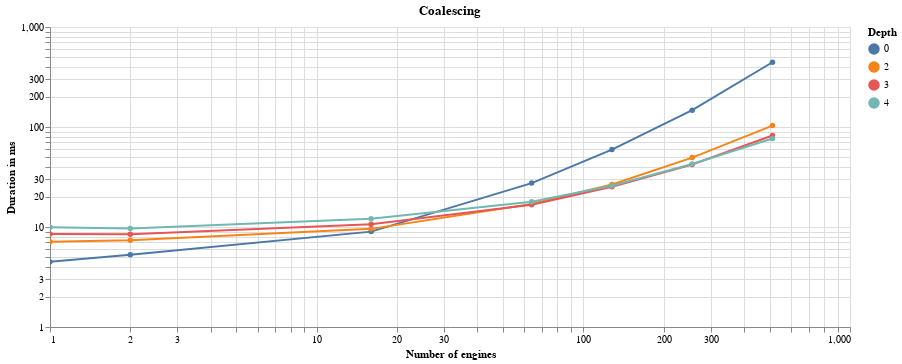
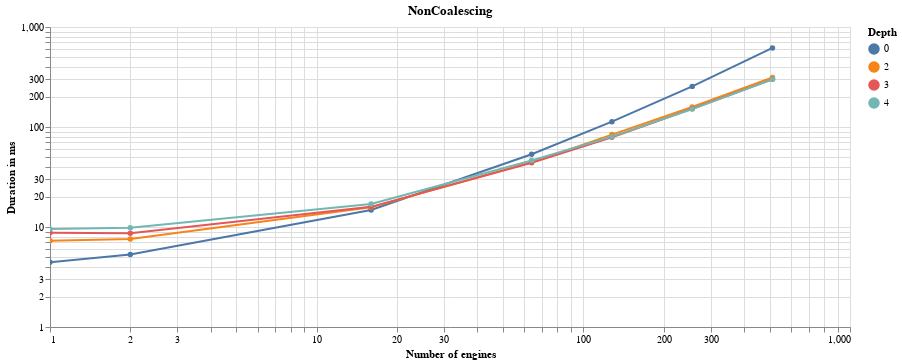

Notebook code cell kept with these figures, in order:
### Code cell
for scheduler_name in data['Scheduler name'].unique():
    scheduler_data = data[data['Scheduler name'] == scheduler_name]
    alt.Chart(scheduler_data).mark_line(point=True).encode(
        alt.X(
            'Number of engines',
            scale=alt.Scale(type='log')
        ),
        alt.Y(
            'Duration in ms',
            scale=alt.Scale(type='log')

        ),
        color='Depth:N',
        tooltip='Duration in ms',
    
    ).properties(title=scheduler_name, width=800).interactive().display(renderer='svg')

### Figure 1 — Vega-Lite specification as saved in the notebook (floating-point values rounded to 4 significant figures)
{"config": {"view": {"continuousWidth": 400, "continuousHeight": 300}}, "data": {"name": "data-f8eb624292ac763abe4529016cc60e9a"}, "mark": {"type": "line", "point": true}, "encoding": {"color": {"type": "nominal", "field": "Depth"}, "tooltip": {"type": "quantitative", "field": "Duration in ms"}, "x": {"type": "quantitative", "field": "Number of engines", "scale": {"type": "log"}}, "y": {"type": "quantitative", "field": "Duration in ms", "scale": {"type": "log"}}}, "selection": {"selector001": {"type": "interval", "bind": "scales", "encodings": ["x", "y"]}}, "title": "Coalescing", "width": 800, "$schema": "https://vega.github.io/schema/vega-lite/v4.8.1.json", "datasets": {"data-f8eb624292ac763abe4529016cc60e9a": [{"Duration in ms": 4.48, "Number of engines": 1, "Is coalescing": true, "Depth": 0, "Scheduler name": "Coalescing"}, {"Duration in ms": 7.12, "Number of engines": 1, "Is coalescing": true, "Depth": 2, "Scheduler name": "Coalescing"}, {"Duration in ms": 8.51, "Number of engines": 1, "Is coalescing": true, "Depth": 3, "Scheduler name": "Coalescing"}, {"Duration in ms": 9.97, "Number of engines": 1, "Is coalescing": true, "Depth": 4, "Scheduler name": "Coalescing"}, {"Duration in ms": 5.27, "Number of engines": 2, "Is coalescing": true, "Depth": 0, "Scheduler name": "Coalescing"}, {"Duration in ms": 7.37, "Number of engines": 2, "Is coalescing": true, "Depth": 2, "Scheduler name": "Coalescing"}, {"Duration in ms": 8.46, "Number of engines": 2, "Is coalescing": true, "Depth": 3, "Scheduler name": "Coalescing"}, {"Duration in ms": 9.67, "Number of engines": 2, "Is coalescing": true, "Depth": 4, "Scheduler name": "Coalescing"}, {"Duration in ms": 8.99, "Number of engines": 16, "Is coalescing": true, "Depth": 0, "Scheduler name": "Coalescing"}, {"Duration in ms": 9.58, "Number of engines": 16, "Is coalescing": true, "Depth": 2, "Scheduler name": "Coalescing"}, {"Duration in ms": 10.68, "Number of engines": 16, "Is coalescing": true, "Depth": 3, "Scheduler name": "Coalescing"}, {"Duration in ms": 12.07, "Number of engines": 16, "Is coalescing": true, "Depth": 4, "Scheduler name": "Coalescing"}, {"Duration in ms": 27.49, "Number of engines": 64, "Is coalescing": true, "Depth": 0, "Scheduler name": "Coalescing"}, {"Duration in ms": 17.01, "Number of engines": 64, "Is coalescing": true, "Depth": 2, "Scheduler name": "Coalescing"}, {"Duration in ms": 16.7, "Number of engines": 64, "Is coalescing": true, "Depth": 3, "Scheduler name": "Coalescing"}, {"Duration in ms": 17.92, "Number of engines": 64, "Is coalescing": true, "Depth": 4, "Scheduler name": "Coalescing"}, {"Duration in ms": 59.5, "Number of engines": 128, "Is coalescing": true, "Depth": 0, "Scheduler name": "Coalescing"}, {"Duration in ms": 26.6, "Number of engines": 128, "Is coalescing": true, "Depth": 2, "Scheduler name": "Coalescing"}, {"Duration in ms": 25.24, "Number of engines": 128, "Is coalescing": true, "Depth": 3, "Scheduler name": "Coalescing"}, {"Duration in ms": 25.81, "Number of engines": 128, "Is coalescing": true, "Depth": 4, "Scheduler name": "Coalescing"}, {"Duration in ms": 147.4, "Number of engines": 256, "Is coalescing": true, "Depth": 0, "Scheduler name": "Coalescing"}, {"Duration in ms": 49.45, "Number of engines": 256, "Is coalescing": true, "Depth": 2, "Scheduler name": "Coalescing"}, {"Duration in ms": 42.14, "Number of engines": 256, "Is coalescing": true, "Depth": 3, "Scheduler name": "Coalescing"}, {"Duration in ms": 42.65, "Number of engines": 256, "Is coalescing": true, "Depth": 4, "Scheduler name": "Coalescing"}, {"Duration in ms": 444.0, "Number of engines": 512, "Is coalescing": true, "Depth": 0, "Scheduler name": "Coalescing"}, {"Duration in ms": 103.3, "Number of engines": 512, "Is coalescing": true, "Depth": 2, "Scheduler name": "Coalescing"}, {"Duration in ms": 82.23, "Number of engines": 512, "Is coalescing": true, "Depth": 3, "Scheduler name": "Coalescing"}, {"Duration in ms": 76.6, "Number of engines": 512, "Is coalescing": true, "Depth": 4, "Scheduler name": "Coalescing"}]}}

### Figure 2 — Vega-Lite specification as saved in the notebook (floating-point values rounded to 4 significant figures)
{"config": {"view": {"continuousWidth": 400, "continuousHeight": 300}}, "data": {"name": "data-59c759ab1b3921b497271758e0738828"}, "mark": {"type": "line", "point": true}, "encoding": {"color": {"type": "nominal", "field": "Depth"}, "tooltip": {"type": "quantitative", "field": "Duration in ms"}, "x": {"type": "quantitative", "field": "Number of engines", "scale": {"type": "log"}}, "y": {"type": "quantitative", "field": "Duration in ms", "scale": {"type": "log"}}}, "selection": {"selector002": {"type": "interval", "bind": "scales", "encodings": ["x", "y"]}}, "title": "NonCoalescing", "width": 800, "$schema": "https://vega.github.io/schema/vega-lite/v4.8.1.json", "datasets": {"data-59c759ab1b3921b497271758e0738828": [{"Duration in ms": 4.44, "Number of engines": 1, "Is coalescing": false, "Depth": 0, "Scheduler name": "NonCoalescing"}, {"Duration in ms": 7.3, "Number of engines": 1, "Is coalescing": false, "Depth": 2, "Scheduler name": "NonCoalescing"}, {"Duration in ms": 8.78, "Number of engines": 1, "Is coalescing": false, "Depth": 3, "Scheduler name": "NonCoalescing"}, {"Duration in ms": 9.56, "Number of engines": 1, "Is coalescing": false, "Depth": 4, "Scheduler name": "NonCoalescing"}, {"Duration in ms": 5.31, "Number of engines": 2, "Is coalescing": false, "Depth": 0, "Scheduler name": "NonCoalescing"}, {"Duration in ms": 7.6, "Number of engines": 2, "Is coalescing": false, "Depth": 2, "Scheduler name": "NonCoalescing"}, {"Duration in ms": 8.66, "Number of engines": 2, "Is coalescing": false, "Depth": 3, "Scheduler name": "NonCoalescing"}, {"Duration in ms": 9.84, "Number of engines": 2, "Is coalescing": false, "Depth": 4, "Scheduler name": "NonCoalescing"}, {"Duration in ms": 14.81, "Number of engines": 16, "Is coalescing": false, "Depth": 0, "Scheduler name": "NonCoalescing"}, {"Duration in ms": 15.78, "Number of engines": 16, "Is coalescing": false, "Depth": 2, "Scheduler name": "NonCoalescing"}, {"Duration in ms": 15.9, "Number of engines": 16, "Is coalescing": false, "Depth": 3, "Scheduler name": "NonCoalescing"}, {"Duration in ms": 16.98, "Number of engines": 16, "Is coalescing": false, "Depth": 4, "Scheduler name": "NonCoalescing"}, {"Duration in ms": 53.38, "Number of engines": 64, "Is coalescing": false, "Depth": 0, "Scheduler name": "NonCoalescing"}, {"Duration in ms": 44.34, "Number of engines": 64, "Is coalescing": false, "Depth": 2, "Scheduler name": "NonCoalescing"}, {"Duration in ms": 43.92, "Number of engines": 64, "Is coalescing": false, "Depth": 3, "Scheduler name": "NonCoalescing"}, {"Duration in ms": 46.18, "Number of engines": 64, "Is coalescing": false, "Depth": 4, "Scheduler name": "NonCoalescing"}, {"Duration in ms": 113.1, "Number of engines": 128, "Is coalescing": false, "Depth": 0, "Scheduler name": "NonCoalescing"}, {"Duration in ms": 84.0, "Number of engines": 128, "Is coalescing": false, "Depth": 2, "Scheduler name": "NonCoalescing"}, {"Duration in ms": 78.83, "Number of engines": 128, "Is coalescing": false, "Depth": 3, "Scheduler name": "NonCoalescing"}, {"Duration in ms": 80.12, "Number of engines": 128, "Is coalescing": false, "Depth": 4, "Scheduler name": "NonCoalescing"}, {"Duration in ms": 254.8, "Number of engines": 256, "Is coalescing": false, "Depth": 0, "Scheduler name": "NonCoalescing"}, {"Duration in ms": 158.4, "Number of engines": 256, "Is coalescing": false, "Depth": 2, "Scheduler name": "NonCoalescing"}, {"Duration in ms": 152.2, "Number of engines": 256, "Is coalescing": false, "Depth": 3, "Scheduler name": "NonCoalescing"}, {"Duration in ms": 151.5, "Number of engines": 256, "Is coalescing": false, "Depth": 4, "Scheduler name": "NonCoalescing"}, {"Duration in ms": 617.5, "Number of engines": 512, "Is coalescing": false, "Depth": 0, "Scheduler name": "NonCoalescing"}, {"Duration in ms": 312.9, "Number of engines": 512, "Is coalescing": false, "Depth": 2, "Scheduler name": "NonCoalescing"}, {"Duration in ms": 299.8, "Number of engines": 512, "Is coalescing": false, "Depth": 3, "Scheduler name": "NonCoalescing"}, {"Duration in ms": 299.5, "Number of engines": 512, "Is coalescing": false, "Depth": 4, "Scheduler name": "NonCoalescing"}]}}
